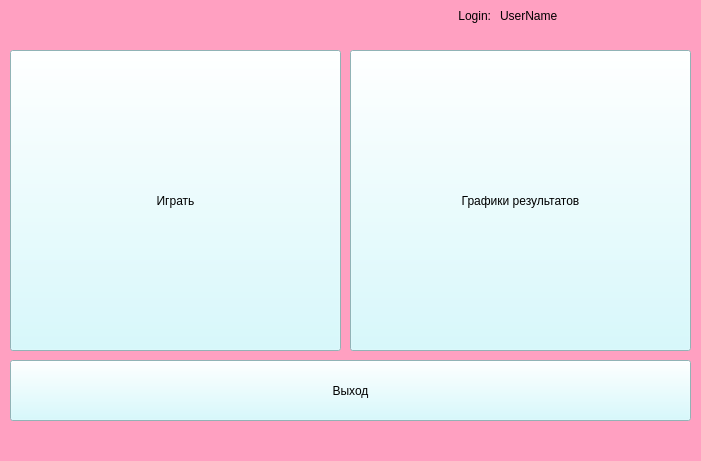
<?xml version="1.0" encoding="UTF-8"?>
<ui version="4.0">
 <class>MainWindow</class>
 <widget class="QMainWindow" name="MainWindow">
  <property name="geometry">
   <rect>
    <x>0</x>
    <y>0</y>
    <width>701</width>
    <height>461</height>
   </rect>
  </property>
  <property name="windowTitle">
   <string>MainWindow</string>
  </property>
  <property name="styleSheet">
   <string notr="true">background-color: rgb(255, 160, 193)
</string>
  </property>
  <widget class="QWidget" name="centralwidget">
   <widget class="QPushButton" name="Igra">
    <property name="geometry">
     <rect>
      <x>10</x>
      <y>50</y>
      <width>331</width>
      <height>301</height>
     </rect>
    </property>
    <property name="styleSheet">
     <string notr="true">background-color: rgb(203, 250, 255);
font: 75 14pt &quot;Comic Sans MS&quot;;</string>
    </property>
    <property name="text">
     <string>Играть</string>
    </property>
   </widget>
   <widget class="QPushButton" name="Graphics">
    <property name="geometry">
     <rect>
      <x>350</x>
      <y>50</y>
      <width>341</width>
      <height>301</height>
     </rect>
    </property>
    <property name="styleSheet">
     <string notr="true">background-color: rgb(203, 250, 255);
font: 75 14pt &quot;Comic Sans MS&quot;;</string>
    </property>
    <property name="text">
     <string>Графики результатов</string>
    </property>
   </widget>
   <widget class="QLabel" name="UserName">
    <property name="geometry">
     <rect>
      <x>500</x>
      <y>0</y>
      <width>181</width>
      <height>31</height>
     </rect>
    </property>
    <property name="styleSheet">
     <string notr="true">font: 10pt &quot;Comic Sans MS&quot;;</string>
    </property>
    <property name="text">
     <string>UserName</string>
    </property>
   </widget>
   <widget class="QLabel" name="label_2">
    <property name="geometry">
     <rect>
      <x>370</x>
      <y>0</y>
      <width>121</width>
      <height>31</height>
     </rect>
    </property>
    <property name="styleSheet">
     <string notr="true">font: 10pt &quot;Comic Sans MS&quot;;</string>
    </property>
    <property name="text">
     <string>Login:</string>
    </property>
    <property name="alignment">
     <set>Qt::AlignRight|Qt::AlignTrailing|Qt::AlignVCenter</set>
    </property>
   </widget>
   <widget class="QPushButton" name="Vyhod">
    <property name="geometry">
     <rect>
      <x>10</x>
      <y>360</y>
      <width>681</width>
      <height>61</height>
     </rect>
    </property>
    <property name="styleSheet">
     <string notr="true">background-color: rgb(203, 250, 255);
font: 75 14pt &quot;Comic Sans MS&quot;;</string>
    </property>
    <property name="text">
     <string>Выход</string>
    </property>
   </widget>
  </widget>
  <widget class="QMenuBar" name="menubar">
   <property name="geometry">
    <rect>
     <x>0</x>
     <y>0</y>
     <width>701</width>
     <height>21</height>
    </rect>
   </property>
  </widget>
  <widget class="QStatusBar" name="statusbar"/>
 </widget>
 <resources/>
 <connections/>
</ui>
